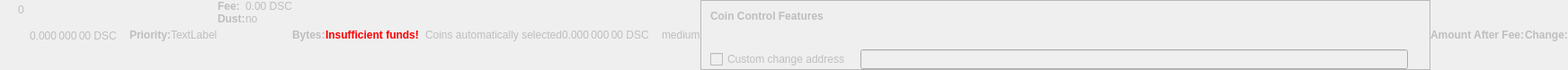
    <widget class="QWidget" name="dummyHideWidget" native="true">
     <property name="enabled">
      <bool>false</bool>
     </property>
     <property name="maximumSize">
      <size>
       <width>100</width>
       <height>22</height>
      </size>
     </property>
     <layout class="QHBoxLayout" name="dummyHideLayout">
      <property name="spacing">
       <number>0</number>
      </property>
      <property name="leftMargin">
       <number>0</number>
      </property>
      <property name="topMargin">
       <number>0</number>
      </property>
      <property name="rightMargin">
       <number>0</number>
      </property>
      <property name="bottomMargin">
       <number>0</number>
      </property>
      <item>
       <layout class="QFormLayout" name="formLayoutCoinControl1">
        <property name="horizontalSpacing">
         <number>10</number>
        </property>
        <property name="verticalSpacing">
         <number>14</number>
        </property>
        <property name="leftMargin">
         <number>10</number>
        </property>
        <property name="topMargin">
         <number>4</number>
        </property>
        <property name="rightMargin">
         <number>6</number>
        </property>
        <item row="0" column="1">
         <widget class="QLabel" name="labelCoinControlBytes">
          <property name="cursor">
           <cursorShape>IBeamCursor</cursorShape>
          </property>
          <property name="contextMenuPolicy">
           <enum>Qt::ActionsContextMenu</enum>
          </property>
          <property name="text">
           <string notr="true">0</string>
          </property>
          <property name="textInteractionFlags">
           <set>Qt::LinksAccessibleByMouse|Qt::TextSelectableByKeyboard|Qt::TextSelectableByMouse</set>
          </property>
         </widget>
        </item>
       </layout>
      </item>
      <item>
       <widget class="QLabel" name="labelCoinControlAfterFee">
        <property name="enabled">
         <bool>false</bool>
        </property>
        <property name="sizePolicy">
         <sizepolicy hsizetype="Fixed" vsizetype="Fixed">
          <horstretch>0</horstretch>
          <verstretch>0</verstretch>
         </sizepolicy>
        </property>
        <property name="minimumSize">
         <size>
          <width>111</width>
          <height>12</height>
         </size>
        </property>
        <property name="maximumSize">
         <size>
          <width>111</width>
          <height>12</height>
         </size>
        </property>
        <property name="cursor">
         <cursorShape>IBeamCursor</cursorShape>
        </property>
        <property name="contextMenuPolicy">
         <enum>Qt::ActionsContextMenu</enum>
        </property>
        <property name="text">
         <string notr="true">0.000 000 00 DSC</string>
        </property>
        <property name="textInteractionFlags">
         <set>Qt::LinksAccessibleByMouse|Qt::TextSelectableByKeyboard|Qt::TextSelectableByMouse</set>
        </property>
       </widget>
      </item>
      <item>
       <widget class="QLabel" name="labelCoinControlPriorityText">
        <property name="enabled">
         <bool>false</bool>
        </property>
        <property name="font">
         <font>
          <weight>75</weight>
          <bold>true</bold>
         </font>
        </property>
        <property name="text">
         <string>Priority:</string>
        </property>
       </widget>
      </item>
      <item>
       <layout class="QHBoxLayout" name="horizontalLayout">
        <item>
         <widget class="QLabel" name="WarningLabel">
          <property name="text">
           <string>TextLabel</string>
          </property>
         </widget>
        </item>
       </layout>
      </item>
      <item>
       <layout class="QFormLayout" name="formLayoutCoinControl3">
        <property name="horizontalSpacing">
         <number>0</number>
        </property>
        <property name="verticalSpacing">
         <number>0</number>
        </property>
        <property name="leftMargin">
         <number>0</number>
        </property>
        <property name="topMargin">
         <number>0</number>
        </property>
        <property name="rightMargin">
         <number>0</number>
        </property>
        <item row="0" column="0">
         <widget class="QLabel" name="labelCoinControlFeeText">
          <property name="enabled">
           <bool>false</bool>
          </property>
          <property name="font">
           <font>
            <weight>75</weight>
            <bold>true</bold>
           </font>
          </property>
          <property name="text">
           <string>Fee:</string>
          </property>
          <property name="margin">
           <number>0</number>
          </property>
         </widget>
        </item>
        <item row="0" column="1">
         <widget class="QLabel" name="labelCoinControlFee">
          <property name="enabled">
           <bool>false</bool>
          </property>
          <property name="cursor">
           <cursorShape>IBeamCursor</cursorShape>
          </property>
          <property name="contextMenuPolicy">
           <enum>Qt::ActionsContextMenu</enum>
          </property>
          <property name="text">
           <string notr="true">0.00 DSC</string>
          </property>
          <property name="textInteractionFlags">
           <set>Qt::LinksAccessibleByMouse|Qt::TextSelectableByKeyboard|Qt::TextSelectableByMouse</set>
          </property>
         </widget>
        </item>
        <item row="1" column="0">
         <widget class="QLabel" name="labelCoinControlLowOutputText">
          <property name="enabled">
           <bool>false</bool>
          </property>
          <property name="font">
           <font>
            <weight>75</weight>
            <bold>true</bold>
           </font>
          </property>
          <property name="text">
           <string>Dust:</string>
          </property>
         </widget>
        </item>
        <item row="1" column="1">
         <widget class="QLabel" name="labelCoinControlLowOutput">
          <property name="enabled">
           <bool>false</bool>
          </property>
          <property name="cursor">
           <cursorShape>IBeamCursor</cursorShape>
          </property>
          <property name="contextMenuPolicy">
           <enum>Qt::ActionsContextMenu</enum>
          </property>
          <property name="text">
           <string>no</string>
          </property>
          <property name="textInteractionFlags">
           <set>Qt::LinksAccessibleByMouse|Qt::TextSelectableByKeyboard|Qt::TextSelectableByMouse</set>
          </property>
         </widget>
        </item>
       </layout>
      </item>
      <item>
       <widget class="QLabel" name="labelCoinControlBytesText">
        <property name="enabled">
         <bool>false</bool>
        </property>
        <property name="font">
         <font>
          <weight>75</weight>
          <bold>true</bold>
         </font>
        </property>
        <property name="text">
         <string>Bytes:</string>
        </property>
       </widget>
      </item>
      <item>
       <layout class="QFormLayout" name="formLayoutCoinControl2">
        <property name="horizontalSpacing">
         <number>0</number>
        </property>
        <property name="verticalSpacing">
         <number>0</number>
        </property>
        <property name="leftMargin">
         <number>0</number>
        </property>
        <property name="topMargin">
         <number>0</number>
        </property>
        <property name="rightMargin">
         <number>0</number>
        </property>
       </layout>
      </item>
      <item>
       <layout class="QHBoxLayout" name="horizontalLayoutCoinControl2">
        <property name="spacing">
         <number>0</number>
        </property>
        <property name="bottomMargin">
         <number>0</number>
        </property>
       </layout>
      </item>
      <item>
       <widget class="QLabel" name="labelCoinControlInsuffFunds">
        <property name="enabled">
         <bool>false</bool>
        </property>
        <property name="minimumSize">
         <size>
          <width>0</width>
          <height>0</height>
         </size>
        </property>
        <property name="font">
         <font>
          <weight>75</weight>
          <bold>true</bold>
         </font>
        </property>
        <property name="styleSheet">
         <string notr="true">color:red;font-weight:bold;</string>
        </property>
        <property name="text">
         <string>Insufficient funds!</string>
        </property>
        <property name="margin">
         <number>5</number>
        </property>
       </widget>
      </item>
      <item>
       <layout class="QFormLayout" name="formLayoutCoinControl4">
        <property name="horizontalSpacing">
         <number>0</number>
        </property>
        <property name="verticalSpacing">
         <number>0</number>
        </property>
        <property name="leftMargin">
         <number>0</number>
        </property>
        <property name="topMargin">
         <number>0</number>
        </property>
        <property name="rightMargin">
         <number>0</number>
        </property>
       </layout>
      </item>
      <item>
       <widget class="QLabel" name="labelCoinControlChangeLabel">
        <property name="enabled">
         <bool>false</bool>
        </property>
        <property name="sizePolicy">
         <sizepolicy hsizetype="Preferred" vsizetype="Expanding">
          <horstretch>0</horstretch>
          <verstretch>0</verstretch>
         </sizepolicy>
        </property>
        <property name="minimumSize">
         <size>
          <width>0</width>
          <height>0</height>
         </size>
        </property>
        <property name="text">
         <string/>
        </property>
        <property name="margin">
         <number>3</number>
        </property>
       </widget>
      </item>
      <item>
       <widget class="QLabel" name="labelCoinControlAutomaticallySelected">
        <property name="enabled">
         <bool>false</bool>
        </property>
        <property name="sizePolicy">
         <sizepolicy hsizetype="Fixed" vsizetype="Fixed">
          <horstretch>0</horstretch>
          <verstretch>0</verstretch>
         </sizepolicy>
        </property>
        <property name="minimumSize">
         <size>
          <width>0</width>
          <height>0</height>
         </size>
        </property>
        <property name="maximumSize">
         <size>
          <width>240</width>
          <height>16777215</height>
         </size>
        </property>
        <property name="text">
         <string>Coins automatically selected</string>
        </property>
        <property name="margin">
         <number>5</number>
        </property>
       </widget>
      </item>
      <item>
       <widget class="QLabel" name="labelCoinControlChange">
        <property name="enabled">
         <bool>false</bool>
        </property>
        <property name="sizePolicy">
         <sizepolicy hsizetype="Fixed" vsizetype="Fixed">
          <horstretch>0</horstretch>
          <verstretch>0</verstretch>
         </sizepolicy>
        </property>
        <property name="minimumSize">
         <size>
          <width>111</width>
          <height>0</height>
         </size>
        </property>
        <property name="maximumSize">
         <size>
          <width>111</width>
          <height>16777215</height>
         </size>
        </property>
        <property name="cursor">
         <cursorShape>IBeamCursor</cursorShape>
        </property>
        <property name="contextMenuPolicy">
         <enum>Qt::ActionsContextMenu</enum>
        </property>
        <property name="text">
         <string notr="true">0.000 000 00 DSC</string>
        </property>
        <property name="textInteractionFlags">
         <set>Qt::LinksAccessibleByMouse|Qt::TextSelectableByKeyboard|Qt::TextSelectableByMouse</set>
        </property>
       </widget>
      </item>
      <item>
       <widget class="QLabel" name="labelCoinControlPriority">
        <property name="enabled">
         <bool>false</bool>
        </property>
        <property name="cursor">
         <cursorShape>IBeamCursor</cursorShape>
        </property>
        <property name="contextMenuPolicy">
         <enum>Qt::ActionsContextMenu</enum>
        </property>
        <property name="text">
         <string>medium</string>
        </property>
        <property name="textInteractionFlags">
         <set>Qt::LinksAccessibleByMouse|Qt::TextSelectableByKeyboard|Qt::TextSelectableByMouse</set>
        </property>
       </widget>
      </item>
      <item>
       <widget class="QFrame" name="frameCoinControl">
        <property name="sizePolicy">
         <sizepolicy hsizetype="Expanding" vsizetype="Expanding">
          <horstretch>0</horstretch>
          <verstretch>0</verstretch>
         </sizepolicy>
        </property>
        <property name="maximumSize">
         <size>
          <width>16777215</width>
          <height>16777215</height>
         </size>
        </property>
        <property name="frameShape">
         <enum>QFrame::StyledPanel</enum>
        </property>
        <property name="frameShadow">
         <enum>QFrame::Sunken</enum>
        </property>
        <layout class="QVBoxLayout" name="verticalLayoutCoinControl2_2">
         <property name="spacing">
          <number>0</number>
         </property>
         <property name="leftMargin">
          <number>0</number>
         </property>
         <property name="topMargin">
          <number>0</number>
         </property>
         <property name="rightMargin">
          <number>0</number>
         </property>
         <property name="bottomMargin">
          <number>0</number>
         </property>
         <item>
          <layout class="QVBoxLayout" name="verticalLayoutCoinControl" stretch="0,0,0,1">
           <property name="spacing">
            <number>0</number>
           </property>
           <property name="leftMargin">
            <number>10</number>
           </property>
           <property name="topMargin">
            <number>10</number>
           </property>
           <item>
            <layout class="QHBoxLayout" name="horizontalLayoutCoinControl1">
             <property name="bottomMargin">
              <number>15</number>
             </property>
             <item>
              <widget class="QLabel" name="labelCoinControlFeatures">
               <property name="enabled">
                <bool>false</bool>
               </property>
               <property name="sizePolicy">
                <sizepolicy hsizetype="Preferred" vsizetype="Maximum">
                 <horstretch>0</horstretch>
                 <verstretch>0</verstretch>
                </sizepolicy>
               </property>
               <property name="font">
                <font>
                 <weight>75</weight>
                 <bold>true</bold>
                </font>
               </property>
               <property name="styleSheet">
                <string notr="true">font-weight:bold;</string>
               </property>
               <property name="text">
                <string>Coin Control Features</string>
               </property>
              </widget>
             </item>
            </layout>
           </item>
           <item>
            <widget class="QWidget" name="widgetCoinControl" native="true">
             <property name="sizePolicy">
              <sizepolicy hsizetype="Preferred" vsizetype="Preferred">
               <horstretch>0</horstretch>
               <verstretch>0</verstretch>
              </sizepolicy>
             </property>
             <property name="minimumSize">
              <size>
               <width>0</width>
               <height>0</height>
              </size>
             </property>
             <property name="styleSheet">
              <string notr="true"/>
             </property>
             <layout class="QHBoxLayout" name="horizontalLayoutCoinControl5_2">
              <property name="leftMargin">
               <number>0</number>
              </property>
              <property name="topMargin">
               <number>0</number>
              </property>
              <property name="rightMargin">
               <number>0</number>
              </property>
              <property name="bottomMargin">
               <number>0</number>
              </property>
              <item>
               <layout class="QHBoxLayout" name="horizontalLayoutCoinControl3">
                <property name="spacing">
                 <number>20</number>
                </property>
                <property name="topMargin">
                 <number>0</number>
                </property>
                <property name="bottomMargin">
                 <number>10</number>
                </property>
               </layout>
              </item>
             </layout>
            </widget>
           </item>
           <item>
            <layout class="QHBoxLayout" name="horizontalLayoutCoinControl4" stretch="0,0,0">
             <property name="spacing">
              <number>12</number>
             </property>
             <property name="sizeConstraint">
              <enum>QLayout::SetDefaultConstraint</enum>
             </property>
             <property name="topMargin">
              <number>5</number>
             </property>
             <property name="rightMargin">
              <number>5</number>
             </property>
             <item>
              <widget class="QCheckBox" name="checkBoxCoinControlChange">
               <property name="enabled">
                <bool>false</bool>
               </property>
               <property name="toolTip">
                <string>If this is activated, but the change address is empty or invalid, change will be sent to a newly generated address.</string>
               </property>
               <property name="text">
                <string>Custom change address</string>
               </property>
              </widget>
             </item>
             <item>
              <widget class="QValidatedLineEdit" name="lineEditCoinControlChange">
               <property name="enabled">
                <bool>false</bool>
               </property>
               <property name="sizePolicy">
                <sizepolicy hsizetype="Expanding" vsizetype="Fixed">
                 <horstretch>0</horstretch>
                 <verstretch>0</verstretch>
                </sizepolicy>
               </property>
              </widget>
             </item>
             <item>
              <widget class="QLabel" name="labelCoinControlChangeLabel_2">
               <property name="sizePolicy">
                <sizepolicy hsizetype="Preferred" vsizetype="Expanding">
                 <horstretch>0</horstretch>
                 <verstretch>0</verstretch>
                </sizepolicy>
               </property>
               <property name="minimumSize">
                <size>
                 <width>0</width>
                 <height>0</height>
                </size>
               </property>
               <property name="text">
                <string/>
               </property>
               <property name="margin">
                <number>3</number>
               </property>
              </widget>
             </item>
            </layout>
           </item>
           <item>
            <spacer name="verticalSpacerCoinControl">
             <property name="orientation">
              <enum>Qt::Vertical</enum>
             </property>
             <property name="sizeHint" stdset="0">
              <size>
               <width>800</width>
               <height>1</height>
              </size>
             </property>
            </spacer>
           </item>
          </layout>
         </item>
        </layout>
       </widget>
      </item>
      <item>
       <widget class="QLabel" name="labelCoinControlAfterFeeText">
        <property name="enabled">
         <bool>false</bool>
        </property>
        <property name="minimumSize">
         <size>
          <width>0</width>
          <height>0</height>
         </size>
        </property>
        <property name="maximumSize">
         <size>
          <width>16777215</width>
          <height>16777215</height>
         </size>
        </property>
        <property name="font">
         <font>
          <weight>75</weight>
          <bold>true</bold>
         </font>
        </property>
        <property name="text">
         <string>Amount After Fee:</string>
        </property>
        <property name="alignment">
         <set>Qt::AlignLeading|Qt::AlignLeft|Qt::AlignVCenter</set>
        </property>
        <property name="margin">
         <number>0</number>
        </property>
       </widget>
      </item>
      <item>
       <widget class="QLabel" name="labelCoinControlChangeText">
        <property name="enabled">
         <bool>false</bool>
        </property>
        <property name="sizePolicy">
         <sizepolicy hsizetype="Preferred" vsizetype="Preferred">
          <horstretch>0</horstretch>
          <verstretch>0</verstretch>
         </sizepolicy>
        </property>
        <property name="minimumSize">
         <size>
          <width>0</width>
          <height>0</height>
         </size>
        </property>
        <property name="maximumSize">
         <size>
          <width>16777215</width>
          <height>16777215</height>
         </size>
        </property>
        <property name="font">
         <font>
          <weight>75</weight>
          <bold>true</bold>
         </font>
        </property>
        <property name="text">
         <string>Change:</string>
        </property>
        <property name="alignment">
         <set>Qt::AlignLeading|Qt::AlignLeft|Qt::AlignVCenter</set>
        </property>
       </widget>
      </item>
     </layout>
    </widget>
